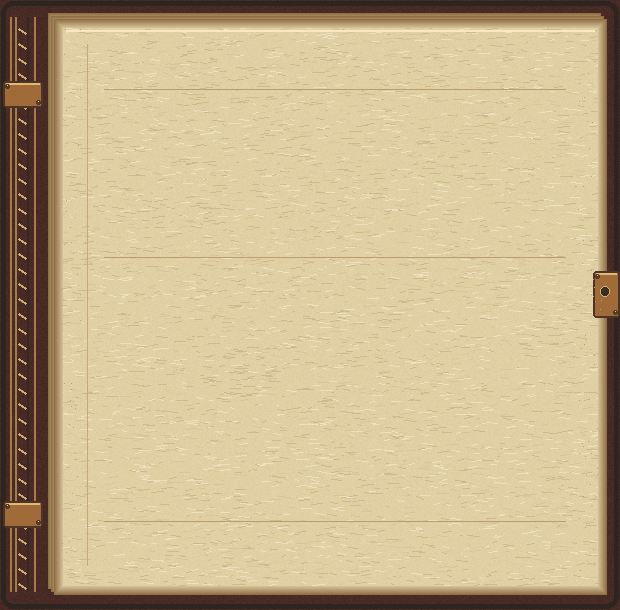
#> input picture assets/book/folio.png, 620 x 610 px
$ python make_book_road.py
#> lines starting #> are read from the running program, lines starting #| are printed output that depends on the picture
"""Compact roadside stationery from this project's existing original textures.
Run: uv run --with pillow python tools/make_book_road.py
The reference is an authoring sheet, not a game capture.
"""
from pathlib import Path
from PIL import Image, ImageDraw, ImageFont
ROOT=Path(__file__).resolve().parents[1]
OUT=ROOT/'assets/book'; ART=ROOT/'art/book'
paper=Image.open(OUT/'folio.png').convert('RGBA').crop((94,110,564,332))
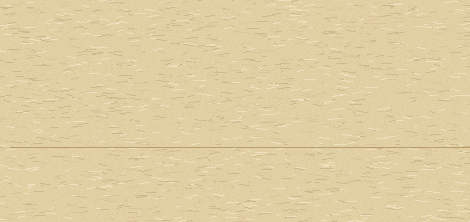
#> paper: PIL image 470x222 RGBA; mean R, G, B, A 224.7, 206.7, 164, 255

def sheet(w,h):
#> called with w = 660, h = 94
 im=Image.new('RGBA',(w,h),'#654432')
 for x in range(3,w-3,paper.width):
  for y in range(3,h-7,paper.height):
   tile=paper.crop((0,0,min(paper.width,w-3-x),min(paper.height,h-7-y)))
   im.alpha_composite(tile,(x,y))
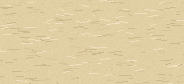
#> tile: PIL image 184x84 RGBA; mean R, G, B, A 224.8, 206.8, 164.2, 255
 d=ImageDraw.Draw(im)
 d.rectangle((1,1,w-2,h-2),outline='#bb9966')
 d.line((4,4,w-5,4),fill='#f0dfae')
 d.line((4,h-6,w-5,h-6),fill='#a78354')
 for x in (7,w-8):
  d.ellipse((x-2,6,x+2,10),fill='#b68d51',outline='#644830')
  d.point((x-1,7),fill='#ead299')
 return im
rail=sheet(660,94)
d=ImageDraw.Draw(rail)
d.line((18,36,642,36),fill='#b99d6d')
rail.save(OUT/'road-strip.png')
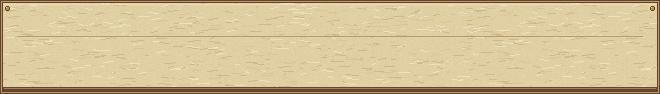
#> saved as road-strip.png: PIL image 660x94 RGBA; mean R, G, B, A 213.1, 193.2, 152.1, 255
tag=sheet(470,222)
#> call 2 of sheet, with w = 470, h = 222
#> in sheet (call 2), `im=Image.new('RGBA',(w,h),'#654432')`:
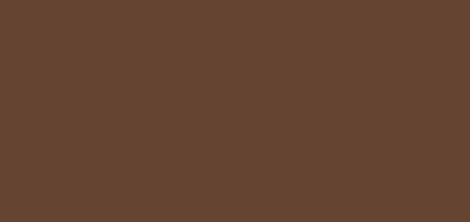
#> im: PIL image 470x222 RGBA; mean R, G, B, A 101, 68, 50, 255
#> after the loop in sheet (call 2), `for x in range(3,w-3,paper.width):`:
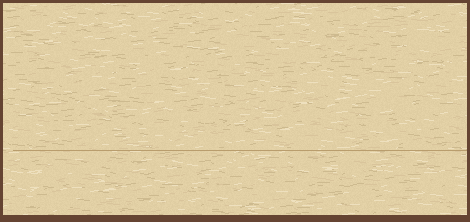
#> im: PIL image 470x222 RGBA; mean R, G, B, A 217.6, 198.7, 157.5, 255
#> after the loop in sheet (call 2), `for x in range(3,w-3,paper.width):`:
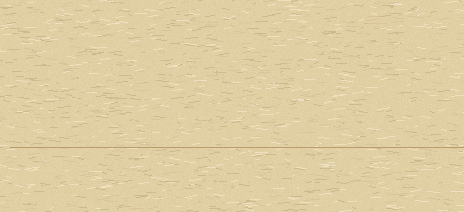
#> tile: PIL image 464x212 RGBA; mean R, G, B, A 224.7, 206.6, 164, 255
d=ImageDraw.Draw(tag)
d.rectangle((3,3,13,214),fill='#72503b')
for y in range(12,208,14):d.line((5,y,10,y+4),fill='#caab76')
d.line((24,46,446,46),fill='#b99d6d')
tag.save(OUT/'field-tag.png')
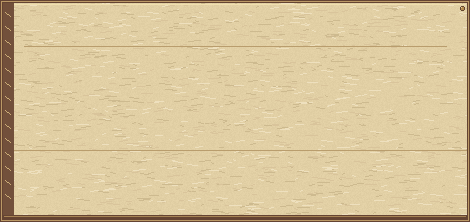
#> saved as field-tag.png: PIL image 470x222 RGBA; mean R, G, B, A 216.5, 197.2, 155.8, 255

font=ImageFont.truetype(str(OUT/'FusionPixel.ttf'),24)
#> (the run stopped early here; a loop or call above may not have finished)
